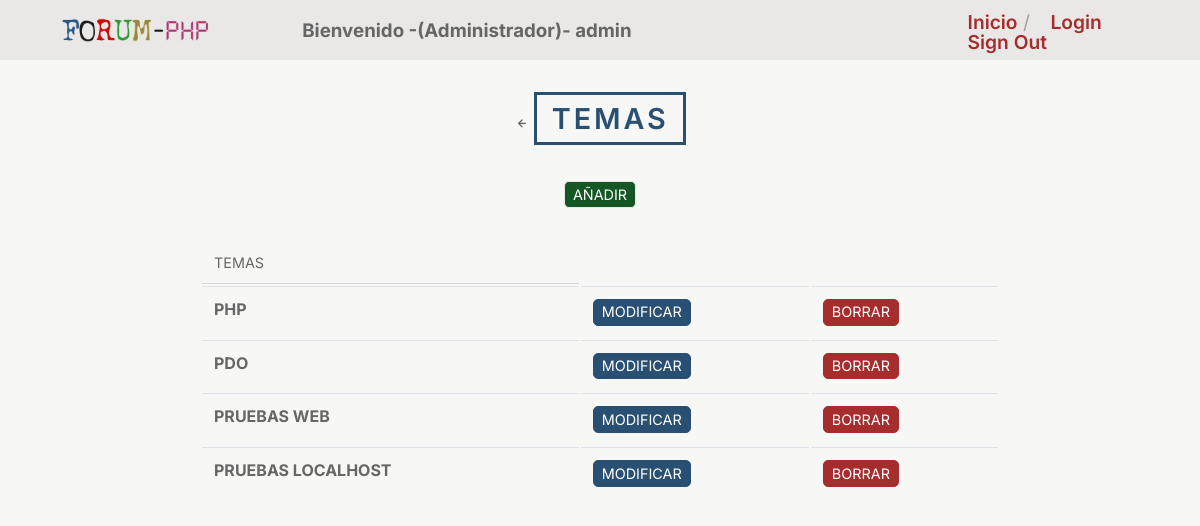
Screenshot of /indexTopics.php?id=27 (signed in) with the database file from the repository.
### tables this page shows
CREATE TABLE `topics` (
  `topic_id` int(8) NOT NULL,
  `topic_subject` varchar(50) NOT NULL,
  `topic_cat` int(8) NOT NULL,
  `topic_by` int(8) NOT NULL
);

### controller/topic_controller.php (called while the page is built, shortened)
<?php
require('./domain/Conecction.php');
require_once('./domain/Topic.php');
function iniTopic($cat_id)
{
    $conection = new Conecction();
    $dbh = $conection->getConection();
    include('view/header_view.php');
    $topic = new Topic();
    $temas = $topic->getTopics($dbh, $cat_id);
    include('model/listtopics_model.php');
    listTopics($dbh, $temas, $cat_id);
}
?>

### domain/Topic.php (called while the page is built, shortened)
<?php
class Topic
{
  public function getTopics($dbh, $cat_id)
  {
    try {
      $stmt = $dbh->prepare("SELECT topic_id, topic_subject, topic_by FROM topics WHERE topic_cat = :id ");
      $stmt->bindParam(":id", $cat_id, PDO::PARAM_INT);
      $stmt->execute();
      $temas = $stmt->fetchAll(PDO::FETCH_ASSOC);
      return $temas;
    } catch (PDOException $e) {
      echo "ERROR: " . $e->getMessage();
      redirect('errorpagePDO_view.php');
    }
  }
}
?>

### view/MemberTopic_view.php (the view)
<tr>
  <td><a href="indexPost.php?id=<?= $topic['topic_id'] ?>"><strong>
        <?= $topic['topic_subject'] ?>
      </strong></a></td>
  <?php
  if ($_SESSION['user_level'] == 0) {
    ?>
    <td><a href="indexModTopic.php?id=<?= $topic['topic_id'] ?>" class="btn btn-primary">Modificar</a></td>
    <td><a href="indexDelTopic.php?id=<?= $topic['topic_id'] ?>" class="btn btn-danger">Borrar</a></td>
    <?php
  }
  ?>
</tr>

### model/listtopics_model.php
<?php
function listTopics($dbh, $temas, $cat_id)
{
  ?>
  <main class="container" id="content">
    <section class="header">
      <a href="#" onclick="window.history.back(); return false;">
        <span class='uil-arrow-left'></span>
      </a>
      <h1>Temas</h1>
    </section>
    <table class="categories">
      <tr>
        <th>Temas</th>
        <?php
        foreach ($temas as $topic) {
          include('./view/MemberTopic_view.php');
        }
        ?>
  </main>
  <section class="header">
    <?php
    if ($_SESSION['user_level'] == 0 || $_SESSION['user_level'] == 1) {
      ?>
      <a href="indexAddTopic.php?id=<?= $cat_id ?>" class="btn btn-secondary">Añadir</a>
      <?php
    }
    ?>
  </section>
  <?php
}
?>

### css/styles.css (style rules this page uses)
* { box-sizing: border-box; }
body { margin: 0; color: #666; background-color: #f7f7f5; }
a { color: #666; }
body { font-family: 'Inter', 'Arial', sans-serif; font-size: 100%; }
a { text-decoration: none; }
h1 { font-size: 1.8em; }
h1, h2 { font-weight: 600; margin: 0 0 0.14em 0; }
.container { margin: 0 auto 0 auto; max-width: 94%; }
.header { text-align: center; margin-bottom: 2em; text-transform: uppercase; }
.header h1 { color: #295073; border: 3px solid #295073; letter-spacing: 0.1em; display: inline-block; padding: .2em .5em; }
.btn, .btn-search { color: #fff; background: #295073; display: inline-block; width: min-content; white-space: nowrap; border: 1px solid transparent; border-radius: 5px; padding: .1rem .5rem; line-height: 1.5; vertical-align: middle; text-transform: uppercase; }
.btn { font-size: 0.9rem; }
.btn-primary { background-color: #295073; border-color: #295073; }
.btn-secondary { color: #fff; background: #155724; border-color: #e9e8e6; }
.btn-danger { background-color: #a62d2d; border-color: #a62d2d; }
table { width: 100%; margin-top: 2rem; table-layout: auto; background-color: transparent; border-collapse: separate; }
table.admin, table.categories { max-width: 800px; margin: 0 auto; }
th { text-align: left; text-transform: uppercase; font-size: 0.9rem; font-weight: normal; border-bottom: 1px solid #d6d6d6; padding: .75rem; vertical-align: top; }
td { padding: .75rem; vertical-align: top; border-top: 1px solid #dee2e6; }

### rows the page displays
topics: topic_subject "PHP"
topics: topic_subject "PDO"
topics: topic_subject "PRUEBAS WEB"
topics: topic_subject "PRUEBAS LOCALHOST"

### other values shown
$_SESSION['user_name'] "admin"
